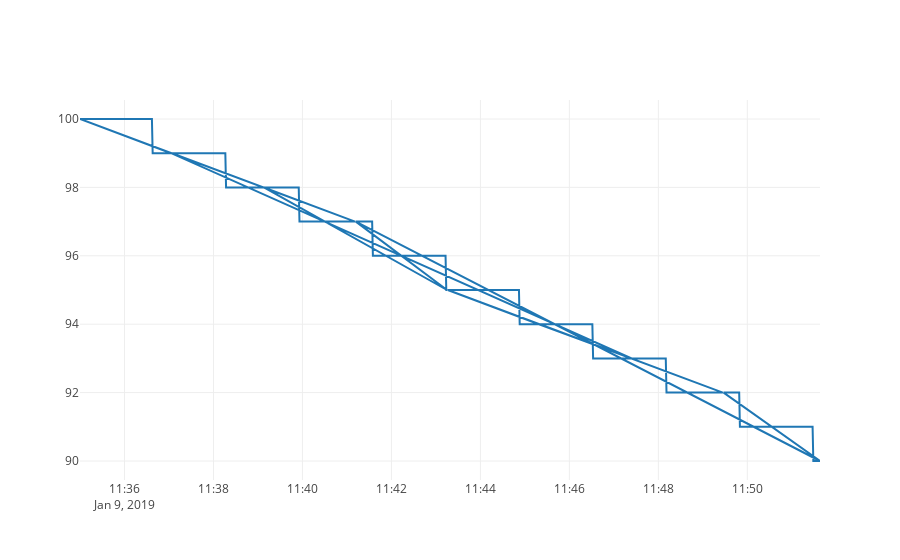

The notebook cell saved with this chart:
### Markdown cell above
## Plot stream data
Visualization is a key part to gaining an understanding of the data and performing data analysis.  The data stream contains a set of basic ploting operations that are accessible through the `.plot()` method or through dedicated mechanisms.  Please see the `plotting_demo` tutorial page for a complete set of plotting examples

### Code cell
data_stream.plot()

### Figure 1 — Plotly figure (JSON) as saved in the notebook; plotly's stock layout.template omitted (floating-point values rounded to 4 significant figures; data arrays with more than 128 entries replaced by an {"elided": "..."} marker saying what was removed)
{"data": [{"name": "battery_level", "type": "scatter", "uid": "decc0a79-6662-4c4c-9b0d-c846e5cd0b3b", "x": {"elided": "4995 str values"}, "y": {"elided": "4995 int values"}}], "layout": {"autosize": true, "xaxis": {"autorange": true, "range": ["2019-01-09 11:35", "2019-01-09 11:51:38"], "type": "date"}, "yaxis": {"autorange": true, "range": [89.44, 100.6], "type": "linear"}}}
